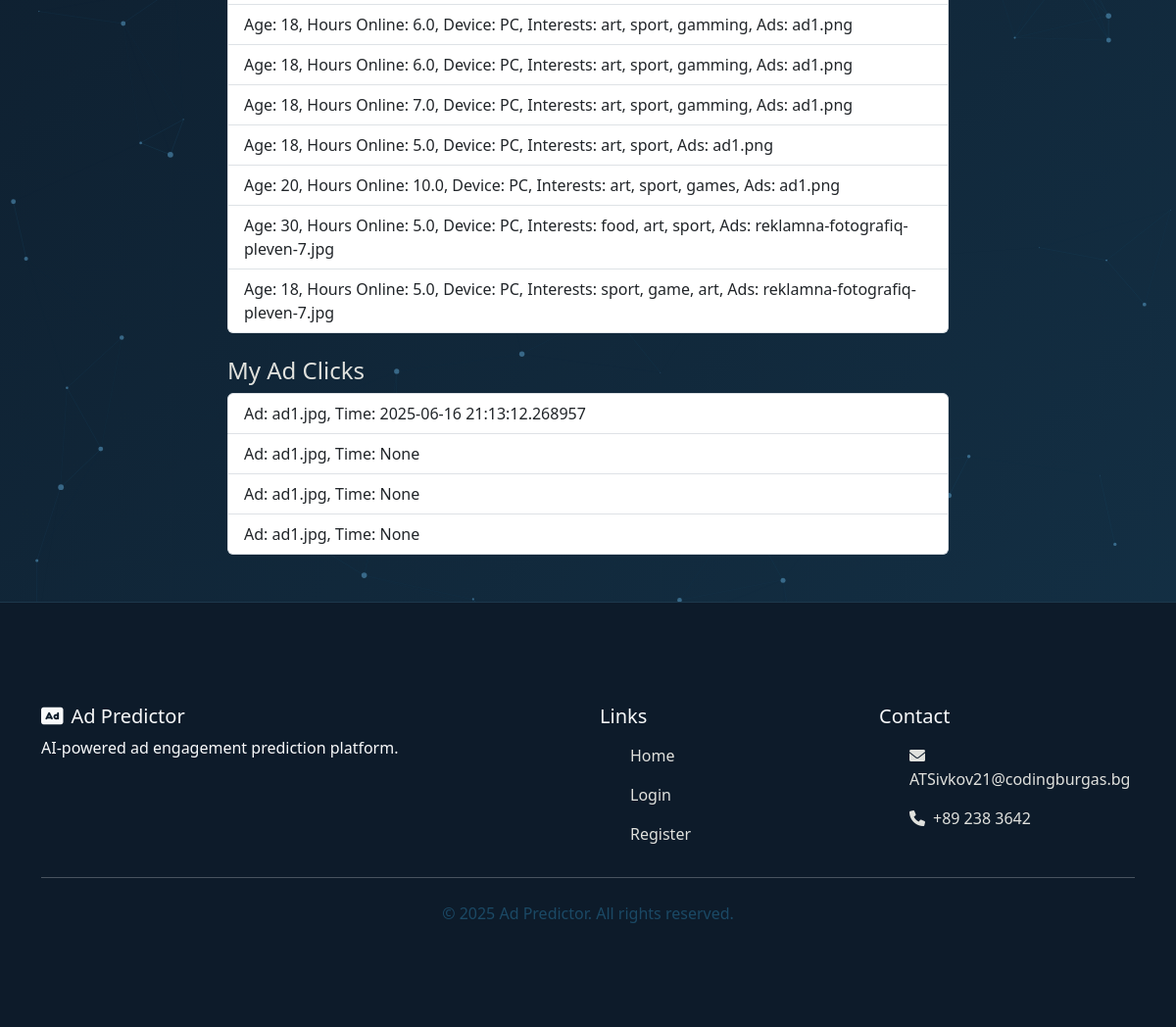
The app's page /profile (signed in, lower part), older data.
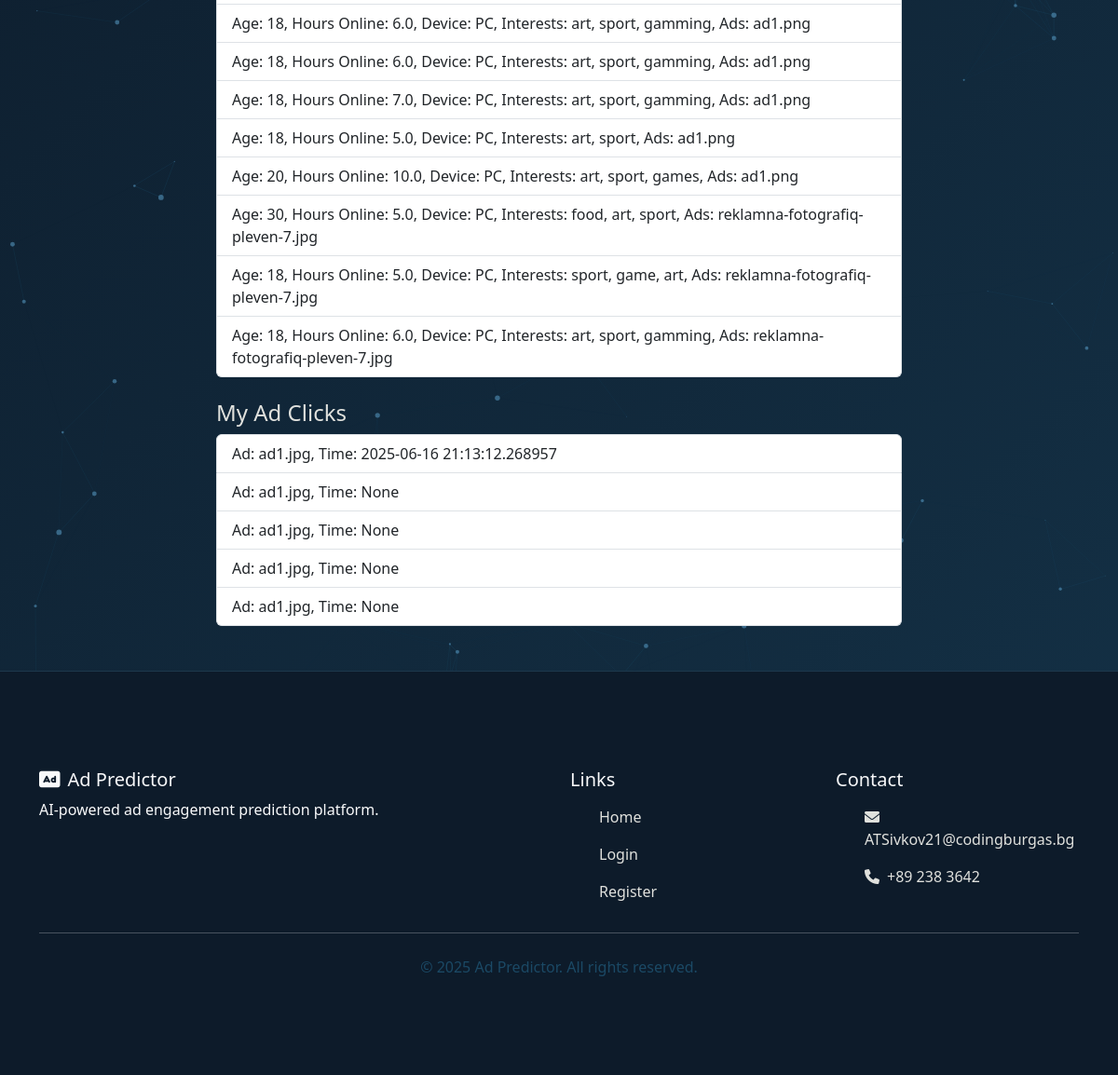
The same page, newer data.
### app/models.py (models this page shows)
class SurveyResponse(db.Model):
    id = db.Column(db.Integer, primary_key=True)
    age = db.Column(db.Integer)
    daily_online_hours = db.Column(db.Float)
    device = db.Column(db.String(64))
    interests = db.Column(db.String(256))
    selected_ads = db.Column(db.String(200), nullable=True)
    timestamp = db.Column(db.DateTime, default=datetime.utcnow)
    user_id = db.Column(db.Integer, db.ForeignKey('user.id'))

class AdClick(db.Model):
    id = db.Column(db.Integer, primary_key=True)
    ad_name = db.Column(db.String(100), nullable=False)
    clicked_at = db.Column(db.DateTime, server_default=db.func.now())
    user_id = db.Column(db.Integer, db.ForeignKey('user.id'))

### app/main/routes.py (the view)
@main_bp.route('/profile', methods=['GET', 'POST'])
@login_required
def profile():
    form = ProfileForm(obj=current_user)
    if form.validate_on_submit():
        current_user.username = form.username.data
        current_user.email = form.email.data
        db.session.commit()
        flash('Profile updated!', 'success')
        return redirect(url_for('main.profile'))
    surveys = SurveyResponse.query.filter_by(user_id=current_user.id).all()
    ad_clicks = AdClick.query.filter_by(user_id=current_user.id).all()
    return render_template('main/profile.html', form=form, surveys=surveys, ad_clicks=ad_clicks)

### app/models.py (called while the page is built)
@login_manager.user_loader
def load_user(user_id):
    return User.query.get(int(user_id))

### app/main/templates/main/profile.html (shortened to what this page needs)
{% extends 'layout.html' %}
{% block content %}
<div class="row justify-content-center fade-in-up">
  <div class="col-md-8">
    {% if surveys %}
      <ul class="list-group mb-4">
        {% for s in surveys %}
          <li class="list-group-item">
            Age: {{ s.age }}, Hours Online: {{ s.daily_online_hours }}, Device: {{ s.device }}, Interests: {{ s.interests }}, Ads: {{ s.selected_ads }}
          </li>
        {% endfor %}
      </ul>
    {% else %}
      <p>No survey responses yet.</p>
    {% endif %}
    <h4>My Ad Clicks</h4>
    {% if ad_clicks %}
      <ul class="list-group">
        {% for c in ad_clicks %}
          <li class="list-group-item">Ad: {{ c.ad_name }}, Time: {{ c.clicked_at }}</li>
        {% endfor %}
      </ul>
    {% else %}
      <p>No ad clicks yet.</p>
    {% endif %}
  </div>
</div>
{% endblock %}

### app/templates/layout.html (shortened to what this page needs)
<!DOCTYPE html>
<html lang="en">
<head>
  <link rel="stylesheet" href="{{ url_for('static', filename='css/style.css') }}">
  <link href="https://cdn.jsdelivr.net/npm/bootstrap@5.3.0/dist/css/bootstrap.min.css" rel="stylesheet">
  <link href="https://unpkg.com/aos@2.3.1/dist/aos.css" rel="stylesheet">
  <link rel="stylesheet" href="https://cdnjs.cloudflare.com/ajax/libs/animate.css/4.1.1/animate.min.css">
  <link rel="stylesheet" href="https://cdnjs.cloudflare.com/ajax/libs/font-awesome/6.0.0/css/all.min.css">
</head>
<body class="deep-blue-bg">
  <div class="particles-js" id="particles-js"></div>
  <div class="container py-5 mt-5">
    {% block content %}{% endblock %}
  </div>
  <footer class="footer bg-blue-dark text-light py-4">
    <div class="container">
      <div class="row">
        <div class="col-md-6">
          <h5 class="animate__animated animate__fadeIn"><i class="fas fa-ad me-2"></i>Ad Predictor</h5>
          <p class="animate__animated animate__fadeIn">AI-powered ad engagement prediction platform.</p>
        </div>
        <div class="col-md-3">
          <h5 class="animate__animated animate__fadeIn">Links</h5>
          <ul class="nav flex-column">
            <li class="nav-item animate__animated animate__fadeIn">
              <a class="nav-link" href="{{ url_for('main.index') }}">Home</a>
            </li>
            <li class="nav-item animate__animated animate__fadeIn">
              <a class="nav-link" href="{{ url_for('auth.login') }}">Login</a>
            </li>
            <li class="nav-item animate__animated animate__fadeIn">
              <a class="nav-link" href="{{ url_for('auth.register') }}">Register</a>
            </li>
          </ul>
        </div>
        <div class="col-md-3">
          <h5 class="animate__animated animate__fadeIn">Contact</h5>
          <ul class="nav flex-column">
            <li class="nav-item animate__animated animate__fadeIn">
              <a class="nav-link" href="#"><i class="fas fa-envelope me-2"></i>ATSivkov21@codingburgas.bg</a>
            </li>
            <li class="nav-item animate__animated animate__fadeIn">
              <a class="nav-link" href="#"><i class="fas fa-phone me-2"></i>+89 238 3642</a>
            </li>
          </ul>
        </div>
      </div>
      <hr class="mt-4 mb-4">
      <div class="text-center animate__animated animate__fadeIn">
        <p class="mb-0" style="color: #1b4965;">&copy; 2025 Ad Predictor. All rights reserved.</p>
      </div>
    </div>
  </footer>
</body>
</html>

### static/css/style.css (style rules this page uses)
.deep-blue-bg { background: linear-gradient(135deg, #0d1b2a 0%, #1b4965 50%, #5fa8d3 100%); background-size: 400% 400%; animation: gradientFlow 15s ease infinite; font-family: 'Segoe UI', Tahoma, Geneva, Verdana, sans-serif; color: #e0e1dd; min-height: 100vh; position: relative; overflow-x: hidden; }
.bg-blue-dark { background-color: #0d1b2a !important; backdrop-filter: blur(10px); -webkit-backdrop-filter: blur(10px); }
.nav-link { color: #e0e1dd !important; margin-left: 15px; transition: all 0.3s; position: relative; }
.nav-link::after { content: ''; position: absolute; width: 0; height: 2px; bottom: 0; left: 0; background-color: #5fa8d3; transition: width 0.3s ease; }
#particles-js { position: fixed; width: 100%; height: 100%; top: 0; left: 0; z-index: -1; }
.container { padding-top: 80px; padding-bottom: 80px; position: relative; z-index: 1; }
.footer { background-color: rgba(13, 27, 42, 0.8); backdrop-filter: blur(10px); -webkit-backdrop-filter: blur(10px); border-top: 1px solid rgba(95, 168, 211, 0.2); }

Row changes from the older to the newer data that the page shows:
added SurveyResponse: age "18", daily_online_hours "6.0", device "PC", interests "art, sport, gamming", selected_ads "reklamna-fotografiq-pleven-7.jpg"
added AdClick: ad_name "ad1.jpg", clicked_at "None"
